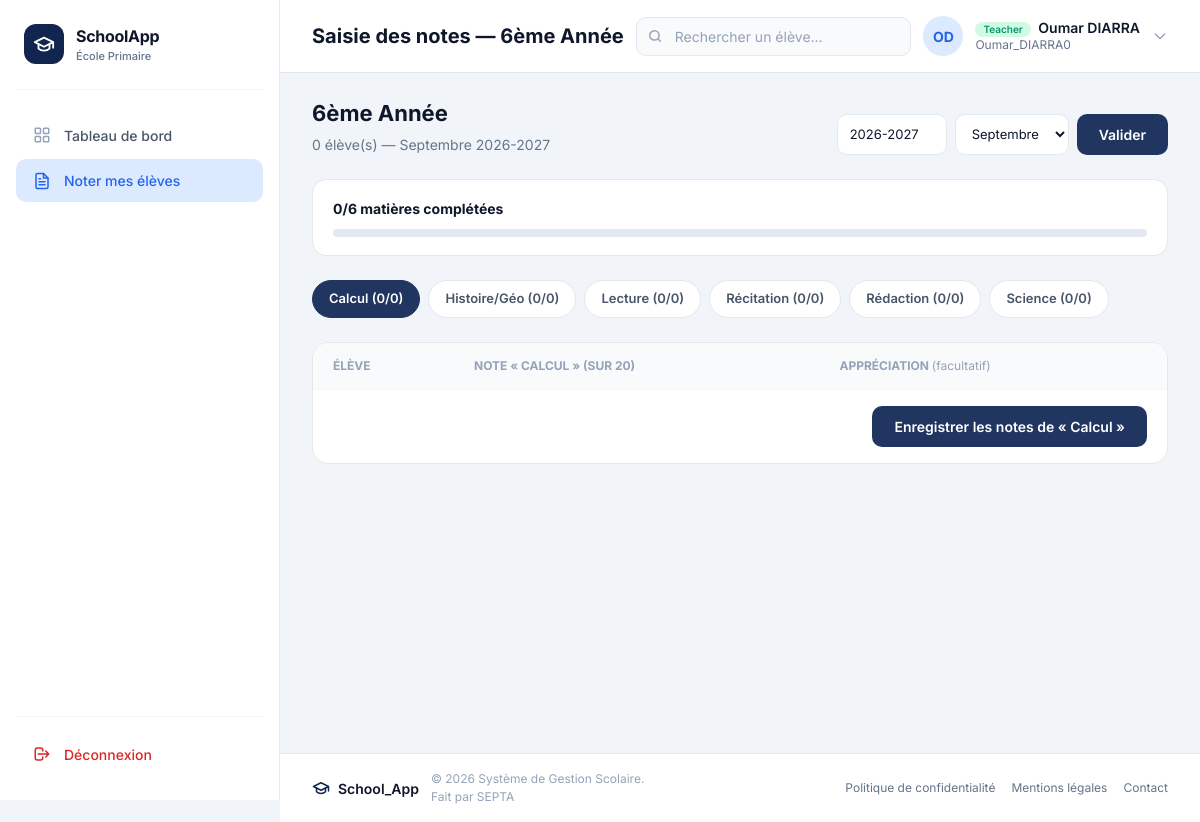
/bulletins/classe/8/mois/9/ (signed in), run on the app's committed database.
### classes/models.py (models this page shows, shortened)
class Classe(models.Model):
    nom = models.CharField(max_length=30, null=False)
    niveau = models.IntegerField()
    enseignant = models.ForeignKey(
        User,
        on_delete=models.SET_NULL,
        null=True,
        blank=True,
        related_name="classes",
        limit_choices_to={"groups__name": "Teacher"},
    )

### matieres/models.py (models this page shows, shortened)
class Matiere(models.Model):
    nom = models.CharField(max_length=100, unique=True)
    description = models.TextField(blank=True, null=True)
    note_sur = models.PositiveIntegerField(
        default=20,
        help_text="Barème de notation de la matière (ex: 5, 10, 20)"
    )
    coefficient = models.PositiveIntegerField(
        default=1,
        help_text="Poids de la matière dans le calcul de la moyenne"
    )
    classes = models.ManyToManyField(
        Classe,
        related_name="matieres",
        blank=True
    )
    class Meta:
        ordering = ["nom"]
        verbose_name = "Matière"
        verbose_name_plural = "Matières"

### bulletins/views.py (the view, shortened to what this page needs)
@login_required
def notes_classe(request, classe_id, mois):
    classe = get_object_or_404(Classe, pk=classe_id)
    if est_enseignant(request.user) and classe.enseignant != request.user:
        messages.error(request, "Vous n'êtes pas l'enseignant de cette classe.")
        return redirect("accounts:dashboard")
    annee_scolaire = request.GET.get("annee_scolaire", ANNEE_SCOLAIRE_DEFAUT)
    eleves = list(classe.students.all().order_by("last_name", "first_name"))
    matieres = list(classe.matieres.all())
    total_eleves = len(eleves)
    matieres_info = []
    matieres_completes = 0
    for matiere in matieres:
        notes_saisies = Note.objects.filter(
            matiere=matiere,
            mois=mois,
            annee_scolaire=annee_scolaire,
            student__classroom=classe,
        ).count()
        complete = total_eleves > 0 and notes_saisies == total_eleves
        if complete:
            matieres_completes += 1
        matieres_info.append({
            "matiere": matiere,
            "notes_saisies": notes_saisies,
            "complete": complete,
        })
    matiere_id = request.GET.get("matiere")
    matiere_selectionnee = None
    if matiere_id:
        matiere_selectionnee = next(
            (m["matiere"] for m in matieres_info if str(m["matiere"].pk) == str(matiere_id)),
            None,
        )
    if matiere_selectionnee is None and matieres_info:
        matiere_selectionnee = matieres_info[0]["matiere"]
    lignes = []
    if matiere_selectionnee:
        notes_dict = {
            note.student_id: note
            for note in Note.objects.filter(
                matiere=matiere_selectionnee,
                mois=mois,
                annee_scolaire=annee_scolaire,
                student__classroom=classe,
            )
        }
    verrouillee = classe_verrouillee(classe, mois, annee_scolaire)
    context = {
        "classe": classe,
        "mois": int(mois),
        "mois_label": mois_label(mois),
        "mois_scolaire": MOIS_SCOLAIRE,
        "annee_scolaire": annee_scolaire,
        "matieres_info": matieres_info,
        "matieres_completes": matieres_completes,
        "total_matieres": len(matieres),
        "matiere_selectionnee": matiere_selectionnee,
        "lignes": lignes,
        "total_eleves": total_eleves,
        "verrouillee": verrouillee,
    }
    return render(request, "bulletin/notes_classe.html", context)

### bulletins/templates/bulletin/notes_classe.html (shortened to what this page needs)
{% extends 'base.html' %}
{% load static %}
{% block page_title %}Saisie des notes — {{ classe.nom }}{% endblock %}
{% block search_placeholder %}Rechercher un élève...{% endblock %}
{% block nav_bulletins_prof %}active{% endblock %}
{% block content %}
<div class="page-header">
  <div class="page-header-text">
    <h2>{{ classe.nom }}</h2>
    <p>{{ total_eleves }} élève(s) — {{ mois_label }} {{ annee_scolaire }}</p>
  </div>
  <form class="period-form" method="get">
    <input type="text" name="annee_scolaire" value="{{ annee_scolaire }}" style="width:110px;">
    <select onchange="changerMois(this.value)">
      {% for valeur, label in mois_scolaire %}
      <option value="{{ valeur }}" {% if valeur == mois %}selected{% endif %}>{{ label }}</option>
      {% endfor %}
    </select>
    <button type="submit" class="btn btn-primary">Valider</button>
  </form>
</div>
<div class="progress-card">
  <div class="progress-card-top">
    <strong>{{ matieres_completes }}/{{ total_matieres }} matières complétées</strong>
  </div>
  <div class="progress-bar-wrap">
  </div>
</div>
{% if matieres_info %}
<div class="matiere-tabs">
  {% for info in matieres_info %}
  <a class="matiere-tab {% if matiere_selectionnee.pk == info.matiere.pk %}active{% endif %} {% if info.complete %}complete{% endif %}"
     href="?matiere={{ info.matiere.pk }}&annee_scolaire={{ annee_scolaire }}">
    {{ info.matiere.nom }}
    {% if info.complete %}✓{% else %}({{ info.notes_saisies }}/{{ total_eleves }}){% endif %}
  </a>
  {% endfor %}
</div>
{% if matiere_selectionnee %}
<form method="post"
      action="{% url 'bulletin:notes_bulk_save' classe.pk mois matiere_selectionnee.pk %}">
  <div class="notes-table-wrap">
    <table class="notes-table">
      <thead>
        <tr>
          <th>Élève</th>
          <th>Note « {{ matiere_selectionnee.nom }} » (sur {{ matiere_selectionnee.note_sur }})</th>
          <th>Appréciation <span style="text-transform:none; font-weight:400;">(facultatif)</span></th>
        </tr>
      </thead>
    </table>
    {% if not verrouillee %}
    <div class="table-footer">
      <button type="submit" class="btn btn-primary">
        Enregistrer les notes de « {{ matiere_selectionnee.nom }} »
      </button>
    </div>
    {% endif %}
  </div>
</form>
{% endif %}
{% else %}
<div class="empty-state">
  <h3>Aucune matière rattachée à cette classe</h3>
  <p>Demandez à l'administrateur d'associer des matières à « {{ classe.nom }} ».</p>
</div>
{% endif %}
{% endblock %}

### classes/templates/base.html (shortened to what this page needs)
{% load static %}
<!DOCTYPE html>
<html lang="fr">
<head>
  <link rel="stylesheet" href="https://cdnjs.cloudflare.com/ajax/libs/font-awesome/6.5.2/css/all.min.css" />
  <script src="https://cdn.tailwindcss.com"></script>
</head>
<body>
<div class="app-layout">
  <aside class="sidebar" id="sidebar" role="navigation" aria-label="Menu principal">
    <div class="sidebar-brand">
      <div class="brand-icon" aria-hidden="true">
        <svg xmlns="http://www.w3.org/2000/svg" width="20" height="20" viewBox="0 0 24 24"
             fill="none" stroke="white" stroke-width="2" stroke-linecap="round" stroke-linejoin="round">
          <path d="M22 10v6M2 10l10-5 10 5-10 5z"/>
          <path d="M6 12v5c3 3 9 3 12 0v-5"/>
        </svg>
      </div>
      <div class="brand-text">
        <span class="brand-name">SchoolApp</span>
        <span class="brand-sub">École Primaire</span>
      </div>
    </div>
    <nav class="sidebar-nav">
      <a href="{% url 'accounts:dashboard' %}" class="nav-item {% block nav_accueil %}{% endblock %}">
        <span class="nav-icon" aria-hidden="true">
        </span>
        <span>Tableau de bord</span>
      </a>
      {% if user.is_staff %}
      <a href="{% url 'students:list' %}" class="nav-item {% block nav_eleves %}{% endblock %}">
        <span class="nav-icon" aria-hidden="true">
          <svg xmlns="http://www.w3.org/2000/svg" width="16" height="16" viewBox="0 0 24 24"
               fill="none" stroke="currentColor" stroke-width="2" stroke-linecap="round" stroke-linejoin="round">
            <path d="M17 21v-2a4 4 0 0 0-4-4H5a4 4 0 0 0-4 4v2"/>
            <circle cx="9" cy="7" r="4"/>
            <path d="M23 21v-2a4 4 0 0 0-3-3.87"/>
            <path d="M16 3.13a4 4 0 0 1 0 7.75"/>
          </svg>
        </span>
        <span>Élèves</span>
      </a>
      <a href="{% url 'classes:list' %}" class="nav-item {% block nav_classes %}{% endblock %}">
        <span class="nav-icon" aria-hidden="true">
          <svg xmlns="http://www.w3.org/2000/svg" width="16" height="16" viewBox="0 0 24 24"
               fill="none" stroke="currentColor" stroke-width="2" stroke-linecap="round" stroke-linejoin="round">
            <path d="M20 21v-2a4 4 0 0 0-4-4H8a4 4 0 0 0-4 4v2"/>
            <circle cx="12" cy="7" r="4"/>
          </svg>
        </span>
        <span>Classes</span>
      </a>
      <a href="{% url 'matieres:list' %}" class="nav-item {% block nav_matieres %}{% endblock %}">
        <span class="nav-icon" aria-hidden="true">
          <svg xmlns="http://www.w3.org/2000/svg" width="16" height="16" viewBox="0 0 24 24"
               fill="none" stroke="currentColor" stroke-width="2" stroke-linecap="round" stroke-linejoin="round">
            <path d="M4 19.5A2.5 2.5 0 0 1 6.5 17H20"/>
            <path d="M6.5 2H20v20H6.5A2.5 2.5 0 0 1 4 19.5v-15A2.5 2.5 0 0 1 6.5 2z"/>
          </svg>
        </span>
        <span>Matières</span>
      </a>
      <a href="{% url 'accounts:teacher_list' %}" class="nav-item {% block nav_enseignants %}{% endblock %}">
        <span class="nav-icon" aria-hidden="true">
          <svg xmlns="http://www.w3.org/2000/svg" width="16" height="16" viewBox="0 0 24 24"
               fill="none" stroke="currentColor" stroke-width="2" stroke-linecap="round" stroke-linejoin="round">
            <rect width="18" height="18" x="3" y="4" rx="2"/>
            <line x1="16" x2="16" y1="2" y2="6"/>
            <line x1="8"  x2="8"  y1="2" y2="6"/>
            <line x1="3"  x2="21" y1="10" y2="10"/>
          </svg>
        </span>
        <span>Enseignants</span>
      </a>
      <a href="{% url 'bulletin:liste' %}" class="nav-item {% block nav_bulletins %}{% endblock %}">
        <span class="nav-icon" aria-hidden="true">
          <svg xmlns="http://www.w3.org/2000/svg" width="16" height="16" viewBox="0 0 24 24"
               fill="none" stroke="currentColor" stroke-width="2" stroke-linecap="round" stroke-linejoin="round">
            <path d="M14 2H6a2 2 0 0 0-2 2v16a2 2 0 0 0 2 2h12a2 2 0 0 0 2-2V8z"/>
            <polyline points="14 2 14 8 20 8"/>
            <line x1="16" x2="8" y1="13" y2="13"/>
            <line x1="16" x2="8" y1="17" y2="17"/>
            <polyline points="10 9 9 9 8 9"/>
          </svg>
        </span>
        <span>Bulletins</span>
      </a>
      <a href="{% url 'notifications:composer' %}" class="nav-item {% block nav_notifications %}{% endblock %}">
        <span class="nav-icon" aria-hidden="true">
          <svg xmlns="http://www.w3.org/2000/svg" width="16" height="16" viewBox="0 0 24 24"
               fill="none" stroke="currentColor" stroke-width="2" stroke-linecap="round" stroke-linejoin="round">
            <path d="M18 8A6 6 0 0 0 6 8c0 7-3 9-3 9h18s-3-2-3-9"/>
            <path d="M13.73 21a2 2 0 0 1-3.46 0"/>
          </svg>
        </span>
        <span>Notifications</span>
      </a>
      {% else %}
      <a href="{% url 'accounts:teacher_dashboard' %}" class="nav-item {% block nav_bulletins_prof %}{% endblock %}">
        <span class="nav-icon" aria-hidden="true">
        </span>
        <span>Noter mes élèves</span>
      </a>
      {% endif %}
    </nav>
    <div class="sidebar-footer">
      <form action="{% url 'accounts:logout' %}" method="POST" style="display: inline;">
        <button type="submit" class="nav-item logout-btn" style="width: 100%; border: none; background: none; cursor: pointer; font-family: 'Inter', sans-serif; font-size: 14px; font-weight: 500; display: flex; align-items: center; gap: 12px; padding: 0.7rem 1rem; border-radius: 10px; transition: all 0.2s ease; color: #dc2626;">
          <span class="nav-icon" aria-hidden="true">
            <svg xmlns="http://www.w3.org/2000/svg" width="16" height="16" viewBox="0 0 24 24" fill="none" stroke="currentColor" stroke-width="2" stroke-linecap="round" stroke-linejoin="round">
              <path d="M17 16l4-4m0 0l-4-4m4 4H7m6 4v1a3 3 0 01-3 3H6a3 3 0 01-3-3V7a3 3 0 013-3h4a3 3 0 013 3v1"/>
            </svg>
          </span>
          <span>Déconnexion</span>
        </button>
      </form>
    </div>
  </aside>
  <div class="main-area">
    <header class="topbar">
      <h1 class="topbar-title">{% block page_title %}Portail Scolaire{% endblock %}</h1>
      <div class="search-wrapper">
        <span class="search-icon" aria-hidden="true">
          <svg xmlns="http://www.w3.org/2000/svg" width="14" height="14" viewBox="0 0 24 24"
               fill="none" stroke="currentColor" stroke-width="2.5" stroke-linecap="round" stroke-linejoin="round">
            <circle cx="11" cy="11" r="8"/>
            <path d="m21 21-4.35-4.35"/>
          </svg>
        </span>
        <input type="search" class="search-input" id="searchInput"
               placeholder="{% block search_placeholder %}Rechercher...{% endblock %}"
               aria-label="Rechercher" />
      </div>
      <div class="user-info">
        <div class="user-avatar" aria-hidden="true">
          {% if user.is_authenticated %}
            {% if user.first_name and user.last_name %}
              {{ user.first_name|first|upper }}{{ user.last_name|first|upper }}
            {% else %}
              {{ user.username|slice:":2"|upper }}
            {% endif %}
          {% else %}
            GU
          {% endif %}
        </div>
        <div class="user-details">
          <span class="user-name">
            {% if user.is_authenticated %}
              {% if user.is_staff %}
                <span class="role-badge admin">Admin</span>
              {% elif user.groups.all %}
                {% for group in user.groups.all %}
                  <span class="role-badge teacher">{{ group.name }}</span>
                {% endfor %}
              {% else %}
                <span class="role-badge student">Élève</span>
              {% endif %}
              {{ user.get_full_name|default:user.username }}
            {% else %}
              <span class="role-badge guest">Invité</span>
            {% endif %}
          </span>
          <span class="user-email">
            {% if user.is_authenticated %}
              {{ user.email|default:user.username }}
            {% else %}
              non connecté
            {% endif %}
          </span>
        </div>
        <svg width="16" height="16" viewBox="0 0 24 24" fill="none" stroke="currentColor" stroke-width="2" stroke-linecap="round" stroke-linejoin="round" style="color: #94a3b8;">
          <path d="M19 9l-7 7-7-7"/>
        </svg>
      </div>
    </header>
    <main class="main-content" id="mainContent">
      {% block content %}{% endblock %}
    </main>
    <footer class="app-footer">
      <div class="footer-left">
        <div class="footer-brand">
          <svg xmlns="http://www.w3.org/2000/svg" width="16" height="16" viewBox="0 0 24 24"
               fill="none" stroke="currentColor" stroke-width="2" stroke-linecap="round" stroke-linejoin="round">
            <path d="M22 10v6M2 10l10-5 10 5-10 5z"/>
            <path d="M6 12v5c3 3 9 3 12 0v-5"/>
          </svg>
          <span class="footer-name">School_App</span>
        </div>
        <p class="footer-copy">© 2026 Système de Gestion Scolaire.<br>Fait par SEPTA</p>
      </div>
      <nav class="footer-links" aria-label="Liens utiles">
        <a href="#">Politique de confidentialité</a>
        <a href="#">Mentions légales</a>
        <a href="#">Contact</a>
      </nav>
    </footer>
  </div>
</div>
</body>
</html>

### data on the page
Classe: nom "6ème Année"
Matiere: matiere.nom "Calcul", notes_saisies "0", total_eleves "0", nom "CALCUL", note_sur "20", nom "Calcul"
Matiere: matiere.nom "Histoire/Géo", notes_saisies "0", total_eleves "0"
Matiere: matiere.nom "Lecture", notes_saisies "0", total_eleves "0"
Matiere: matiere.nom "Récitation", notes_saisies "0", total_eleves "0"
Matiere: matiere.nom "Rédaction", notes_saisies "0", total_eleves "0"
Matiere: matiere.nom "Science", notes_saisies "0", total_eleves "0"

### other printed values
{{ user.first_name|first|upper }} "O"
{{ user.last_name|first|upper }} "D"
{{ group.name }} "Teacher"
{{ user.get_full_name|default:user.username }} "Oumar DIARRA"
{{ user.email|default:user.username }} "Oumar_DIARRA0"
{{ total_eleves }} "0"
{{ mois_label }} "Septembre"
{{ annee_scolaire }} "2026-2027"
{{ matieres_completes }} "0"
{{ total_matieres }} "6"
form field value "Septembre"
